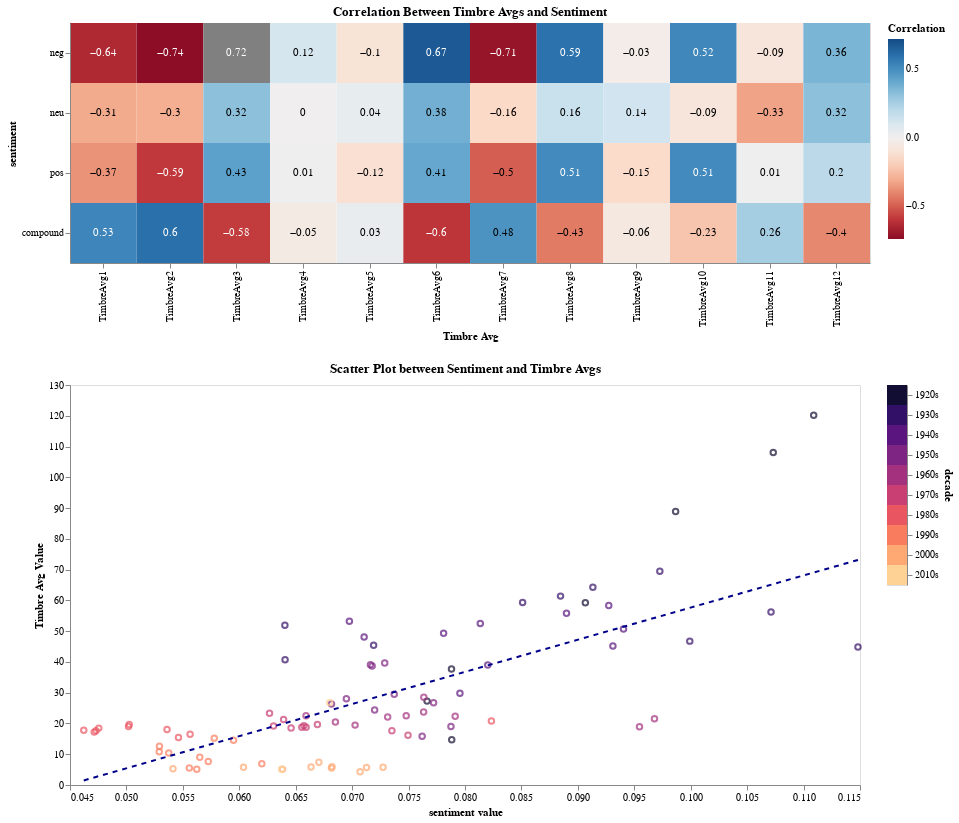

The code cell stored with this chart in its notebook:
### Markdown cell above
Finally, we combine the two plots above to make scatter plot for each combinations of them.

### Code cell
# final presentation
visualize_agg_plot(timbre_avg_by_year, nltk_scores_by_year)

### Figure 1 — Vega-Lite specification as saved in the notebook (floating-point values rounded to 4 significant figures; data arrays with more than 128 entries replaced by an {"elided": "..."} marker saying what was removed)
{"config": {"view": {"continuousWidth": 400, "continuousHeight": 300}}, "vconcat": [{"layer": [{"mark": "rect", "encoding": {"color": {"type": "quantitative", "condition": {"value": "gray", "selection": "selector002"}, "field": "Correlation", "scale": {"scheme": "redblue"}}, "tooltip": [{"type": "nominal", "field": "sentiment"}, {"type": "nominal", "field": "Timbre Avg"}, {"type": "quantitative", "field": "Correlation"}], "x": {"type": "ordinal", "field": "Timbre Avg", "sort": ["TimbreAvg1", "TimbreAvg2", "TimbreAvg3", "TimbreAvg4", "TimbreAvg5", "TimbreAvg6", "TimbreAvg7", "TimbreAvg8", "TimbreAvg9", "TimbreAvg10", "TimbreAvg11", "TimbreAvg12"]}, "y": {"type": "ordinal", "field": "sentiment", "sort": ["neg", "neu", "pos", "compund"]}}, "height": 240, "selection": {"selector002": {"type": "single", "fields": ["sentiment", "Timbre Avg"], "clear": true, "init": {"sentiment": "neg", "Timbre Avg": "TimbreAvg3"}}}, "title": "Correlation Between Timbre Avgs and Sentiment", "width": 800}, {"mark": "text", "encoding": {"color": {"condition": {"value": "white", "test": "(abs(datum['Correlation']) > 0.5)"}, "value": "black"}, "text": {"type": "quantitative", "field": "Correlation"}, "x": {"type": "ordinal", "field": "Timbre Avg", "sort": ["TimbreAvg1", "TimbreAvg2", "TimbreAvg3", "TimbreAvg4", "TimbreAvg5", "TimbreAvg6", "TimbreAvg7", "TimbreAvg8", "TimbreAvg9", "TimbreAvg10", "TimbreAvg11", "TimbreAvg12"]}, "y": {"type": "ordinal", "field": "sentiment", "sort": ["neg", "neu", "pos", "compund"]}}}], "data": {"name": "data-79378a5a8a1350b7a6c9c17942b93930"}}, {"hconcat": [{"layer": [{"mark": "point", "encoding": {"color": {"condition": {"type": "nominal", "field": "decade", "legend": null, "scale": {"scheme": "magma"}, "selection": "selector003"}, "value": "lightgray"}, "x": {"type": "quantitative", "axis": {"grid": false}, "field": "sentiment value", "scale": {"zero": false}}, "y": {"type": "quantitative", "axis": {"grid": false}, "field": "Timbre Avg Value"}}, "height": 400, "title": "Scatter Plot between Sentiment and Timbre Avgs", "transform": [{"filter": {"selection": "selector002"}}], "width": 790}, {"mark": "line", "encoding": {"color": {"value": "darkblue"}, "strokeDash": {"value": [5, 5]}, "x": {"type": "quantitative", "axis": {"grid": false}, "field": "sentiment value", "scale": {"zero": false}}, "y": {"type": "quantitative", "axis": {"grid": false}, "field": "Timbre Avg Value"}}, "height": 400, "title": "Scatter Plot between Sentiment and Timbre Avgs", "transform": [{"filter": {"selection": "selector002"}}, {"on": "sentiment value", "regression": "Timbre Avg Value"}], "width": 790}]}, {"mark": "rect", "encoding": {"color": {"condition": {"type": "nominal", "field": "decade", "legend": null, "scale": {"scheme": "magma"}, "selection": "selector003"}, "value": "lightgray"}, "y": {"type": "nominal", "axis": {"orient": "right"}, "field": "decade"}}, "selection": {"selector003": {"type": "multi", "fields": ["decade"]}}, "transform": [{"filter": {"selection": "selector002"}}]}], "data": {"name": "data-e276fa2840480e32340d69819518f399"}}], "$schema": "https://vega.github.io/schema/vega-lite/v4.8.1.json", "datasets": {"data-79378a5a8a1350b7a6c9c17942b93930": [{"sentiment": "neg", "Timbre Avg": "TimbreAvg1", "Correlation": -0.64}, {"sentiment": "neu", "Timbre Avg": "TimbreAvg1", "Correlation": -0.31}, {"sentiment": "pos", "Timbre Avg": "TimbreAvg1", "Correlation": -0.37}, {"sentiment": "compound", "Timbre Avg": "TimbreAvg1", "Correlation": 0.53}, {"sentiment": "neg", "Timbre Avg": "TimbreAvg2", "Correlation": -0.74}, {"sentiment": "neu", "Timbre Avg": "TimbreAvg2", "Correlation": -0.3}, {"sentiment": "pos", "Timbre Avg": "TimbreAvg2", "Correlation": -0.59}, {"sentiment": "compound", "Timbre Avg": "TimbreAvg2", "Correlation": 0.6}, {"sentiment": "neg", "Timbre Avg": "TimbreAvg3", "Correlation": 0.72}, {"sentiment": "neu", "Timbre Avg": "TimbreAvg3", "Correlation": 0.32}, {"sentiment": "pos", "Timbre Avg": "TimbreAvg3", "Correlation": 0.43}, {"sentiment": "compound", "Timbre Avg": "TimbreAvg3", "Correlation": -0.58}, {"sentiment": "neg", "Timbre Avg": "TimbreAvg4", "Correlation": 0.12}, {"sentiment": "neu", "Timbre Avg": "TimbreAvg4", "Correlation": -0.0}, {"sentiment": "pos", "Timbre Avg": "TimbreAvg4", "Correlation": 0.01}, {"sentiment": "compound", "Timbre Avg": "TimbreAvg4", "Correlation": -0.05}, {"sentiment": "neg", "Timbre Avg": "TimbreAvg5", "Correlation": -0.1}, {"sentiment": "neu", "Timbre Avg": "TimbreAvg5", "Correlation": 0.04}, {"sentiment": "pos", "Timbre Avg": "TimbreAvg5", "Correlation": -0.12}, {"sentiment": "compound", "Timbre Avg": "TimbreAvg5", "Correlation": 0.03}, {"sentiment": "neg", "Timbre Avg": "TimbreAvg6", "Correlation": 0.67}, {"sentiment": "neu", "Timbre Avg": "TimbreAvg6", "Correlation": 0.38}, {"sentiment": "pos", "Timbre Avg": "TimbreAvg6", "Correlation": 0.41}, {"sentiment": "compound", "Timbre Avg": "TimbreAvg6", "Correlation": -0.6}, {"sentiment": "neg", "Timbre Avg": "TimbreAvg7", "Correlation": -0.71}, {"sentiment": "neu", "Timbre Avg": "TimbreAvg7", "Correlation": -0.16}, {"sentiment": "pos", "Timbre Avg": "TimbreAvg7", "Correlation": -0.5}, {"sentiment": "compound", "Timbre Avg": "TimbreAvg7", "Correlation": 0.48}, {"sentiment": "neg", "Timbre Avg": "TimbreAvg8", "Correlation": 0.59}, {"sentiment": "neu", "Timbre Avg": "TimbreAvg8", "Correlation": 0.16}, {"sentiment": "pos", "Timbre Avg": "TimbreAvg8", "Correlation": 0.51}, {"sentiment": "compound", "Timbre Avg": "TimbreAvg8", "Correlation": -0.43}, {"sentiment": "neg", "Timbre Avg": "TimbreAvg9", "Correlation": -0.03}, {"sentiment": "neu", "Timbre Avg": "TimbreAvg9", "Correlation": 0.14}, {"sentiment": "pos", "Timbre Avg": "TimbreAvg9", "Correlation": -0.15}, {"sentiment": "compound", "Timbre Avg": "TimbreAvg9", "Correlation": -0.06}, {"sentiment": "neg", "Timbre Avg": "TimbreAvg10", "Correlation": 0.52}, {"sentiment": "neu", "Timbre Avg": "TimbreAvg10", "Correlation": -0.09}, {"sentiment": "pos", "Timbre Avg": "TimbreAvg10", "Correlation": 0.51}, {"sentiment": "compound", "Timbre Avg": "TimbreAvg10", "Correlation": -0.23}, {"sentiment": "neg", "Timbre Avg": "TimbreAvg11", "Correlation": -0.09}, {"sentiment": "neu", "Timbre Avg": "TimbreAvg11", "Correlation": -0.33}, {"sentiment": "pos", "Timbre Avg": "TimbreAvg11", "Correlation": 0.01}, {"sentiment": "compound", "Timbre Avg": "TimbreAvg11", "Correlation": 0.26}, {"sentiment": "neg", "Timbre Avg": "TimbreAvg12", "Correlation": 0.36}, {"sentiment": "neu", "Timbre Avg": "TimbreAvg12", "Correlation": 0.32}, {"sentiment": "pos", "Timbre Avg": "TimbreAvg12", "Correlation": 0.2}, {"sentiment": "compound", "Timbre Avg": "TimbreAvg12", "Correlation": -0.4}], "data-e276fa2840480e32340d69819518f399": {"elided": "4272 records"}}}
